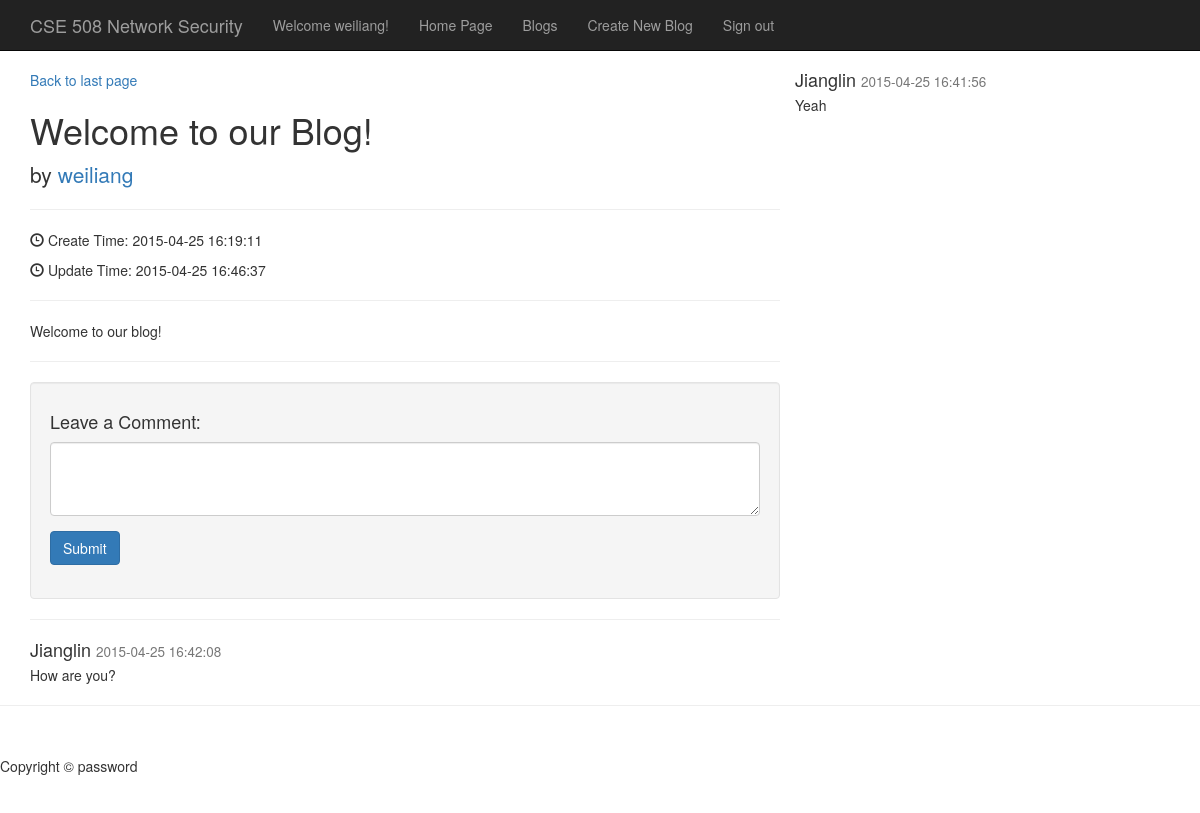
/Web_Application_Code/blog/public/user_view_blog.php?user_id=1&blog_id=11, run on the app's committed database.
### tables this page shows
CREATE TABLE `users` (
  `id` int(11) NOT NULL AUTO_INCREMENT,
  `user_name` varchar(30) NOT NULL,
  `password` varchar(15) NOT NULL,
  `gender` tinyint(1) NOT NULL,
  `major` varchar(40) NOT NULL,
  `annual_salary` int(6) NOT NULL,
  `create_time` timestamp NOT NULL DEFAULT '0000-00-00 00:00:00',
  `update_time` timestamp NOT NULL DEFAULT CURRENT_TIMESTAMP ON UPDATE CURRENT_TIMESTAMP,
  `remark` text,
  PRIMARY KEY (`id`)
);

CREATE TABLE `blogs` (
  `id` int(11) NOT NULL AUTO_INCREMENT,
  `subject_id` int(11) NOT NULL,
  `title` varchar(150) NOT NULL,
  `view_counts` int(11) NOT NULL,
  `content` text,
  `create_time` timestamp NOT NULL DEFAULT '0000-00-00 00:00:00',
  `update_time` timestamp NOT NULL DEFAULT CURRENT_TIMESTAMP ON UPDATE CURRENT_TIMESTAMP,
  PRIMARY KEY (`id`),
  KEY `subject_id` (`subject_id`)
);

### Web_Application_Code/blog/public/user_view_blog.php (the view, shortened to what this page needs)
<?php require_once("../includes/db_connection.php"); ?>
<?php require_once("../includes/functions.php"); ?>
<head>
    <link href="../css/bootstrap-blog.min.css" rel="stylesheet">
    <link href="../css/blog-post.css" rel="stylesheet">
</head>
<?php
	if(isset($_GET['user_id']) && isset($_GET['blog_id'])){
		$user_id = $_GET['user_id'];
		$blog_id = $_GET['blog_id'];
		$blog = show_blog_details_by_id("blogs",$user_id, $blog_id);
	}
	$show_user = show_user_details_by_id("users",$user_id);
?>
<body>
    <nav class="navbar navbar-inverse navbar-fixed-top" role="navigation">
        <div class="container">
            <div class="navbar-header">
                <a class="navbar-brand" href="#">CSE 508 Network Security</a>
            </div>
            <div class="collapse navbar-collapse" id="bs-example-navbar-collapse-1">
                <ul class="nav navbar-nav">
                    <li>
                        <a href="#">Welcome <?php echo $show_user["user_name"];?>!</a>
                    </li>
                    <li>
                        <a href="../index.php">Home Page</a>
                    </li>
                    <li>
                        <a href="user_main.php">Blogs</a>
                    </li>
                    <li>
                    	<a href="user_create_blog.php?id=<?php echo $user["id"];?>">Create New Blog</a>
                    </li>
                    <li>
                    	<a href="user_signout.php">Sign out</a>
                    </li>
                </ul>
            </div>
        </div>
    </nav>
    <div class="container">
        <div class="row">
            <div class="col-lg-8">
                <a href="user_main.php?id=<?php echo $_SESSION['user_id']?>">Back to last page</a>
                <h1><?php echo $blog["title"];?></h1>
                <p class="lead">
                    by <a href="#"><?php echo $show_user["user_name"];?></a>
                </p>
                <hr>
                <p><span class="glyphicon glyphicon-time"></span> Create Time: <?php echo $blog["create_time"];?></p>
                <p><span class="glyphicon glyphicon-time"></span> Update Time: <?php echo $blog["update_time"];?></p>
                <hr>
	    		<?php echo nl2br($blog["content"]);?><br />
                <hr>
                <div class="well">
                    <h4>Leave a Comment:</h4>
                    <form role="form" action="user_view_blog.php?user_id=<?php echo urlencode($user_id)?>&blog_id=<?php echo urlencode($blog_id)?>" method="post">
                        <div class="form-group">
                            <textarea class="form-control" name="comments" rows="3"></textarea>
                        </div>
                        <input type="submit" name="submit" value="Submit" class="btn btn-primary"/>
                    </form>
                </div>
                <hr>
                <?php
					if($blog_id){$this_blog_id=$blog_id;}
					echo show_comments_for_blog("comments",$this_blog_id, $_SESSION['user_id']);
				?>
                </div>
        <hr>
        <footer>
            <div class="row">
                <div class="col-lg-12">
                    <p>Copyright &copy; password</p>
                </div>
            </div>
        </footer>
</body>
</html>

### Web_Application_Code/blog/css/blog-post.css (style rules this page uses)
body { padding-top: 70px; }
footer { margin: 50px 0; }

### data on the page
users: user_name "weiliang"
blogs: title "Welcome to our Blog!", create_time "2015-04-25 16:19:11", update_time "2015-04-25 16:46:37", content "Welcome to our blog!"

### other printed values
show_comments_for_blog("comments",$this_blog_id, $_SESSION['user_id']) "Jianglin 2015-04-25 16:42:08 How are you? Jianglin 2015-04-25 16:41:56 Yeah"
